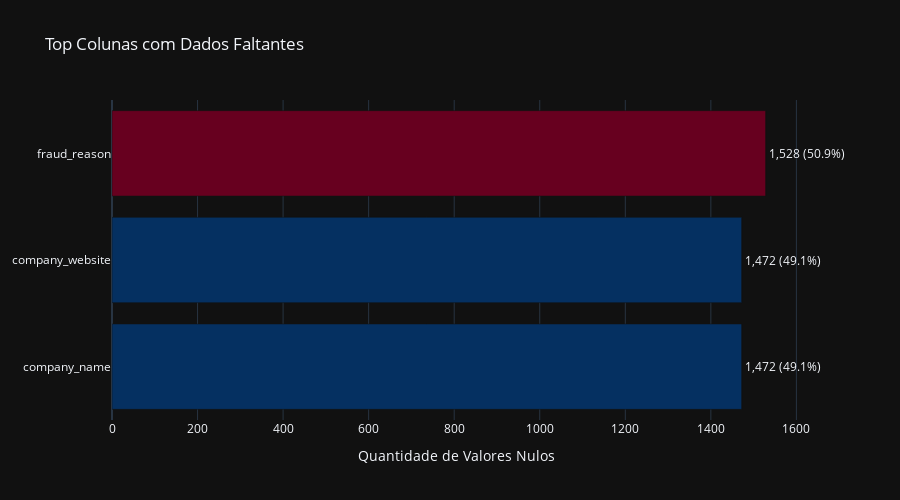

The notebook cell this image was saved under:
### Markdown cell above
### 4.2 Visualização das Colunas com Maior Ausência
O gráfico destaca as colunas com maior volume absoluto de dados ausentes,
facilitando a priorização de estratégias de tratamento.

### Code cell
df_plot = df_missing.tail(15)

fig = px.bar(
    df_plot,
    x="Nulos",
    y="Coluna",
    orientation='h',
    text="Label",
    title="Top Colunas com Dados Faltantes",
    color="Nulos",
    color_continuous_scale="RdBu_r"
)

fig.update_traces(
    textposition='outside',
    cliponaxis=False
)

fig.update_layout(
    xaxis_title="Quantidade de Valores Nulos",
    yaxis_title=None,
    coloraxis_showscale=False,
    height=500,
    margin=dict(r=100)
)

fig.show()

### Figure 1 — Plotly figure (JSON) as saved in the notebook; plotly's stock layout.template omitted (floating-point values rounded to 4 significant figures)
{"data": [{"hovertemplate": "Nulos=%{marker.color}<br>Coluna=%{y}<br>Label=%{text}<extra></extra>", "legendgroup": "", "marker": {"color": [1472, 1472, 1528], "coloraxis": "coloraxis", "pattern": {"shape": ""}}, "name": "", "orientation": "h", "showlegend": false, "text": ["1,472 (49.1%)", "1,472 (49.1%)", "1,528 (50.9%)"], "textposition": "outside", "x": [1472, 1472, 1528], "xaxis": "x", "y": ["company_name", "company_website", "fraud_reason"], "yaxis": "y", "type": "bar", "cliponaxis": false}], "layout": {"xaxis": {"anchor": "y", "domain": [0.0, 1.0], "title": {"text": "Quantidade de Valores Nulos"}}, "yaxis": {"anchor": "x", "domain": [0.0, 1.0], "title": {}}, "coloraxis": {"colorbar": {"title": {"text": "Nulos"}}, "colorscale": [[0.0, "rgb(5,48,97)"], [0.1, "rgb(33,102,172)"], [0.2, "rgb(67,147,195)"], [0.3, "rgb(146,197,222)"], [0.4, "rgb(209,229,240)"], [0.5, "rgb(247,247,247)"], [0.6, "rgb(253,219,199)"], [0.7, "rgb(244,165,130)"], [0.8, "rgb(214,96,77)"], [0.9, "rgb(178,24,43)"], [1.0, "rgb(103,0,31)"]], "showscale": false}, "legend": {"tracegroupgap": 0}, "title": {"text": "Top Colunas com Dados Faltantes"}, "barmode": "relative", "margin": {"r": 100}, "height": 500}}
